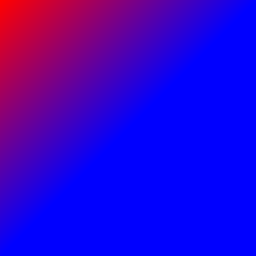

Here is the Python script that generated this plot:
import sys
from PIL import Image, ImageDraw

# Setup
img_width = 256
img_height = 256
img = Image.new("RGB", (img_width, img_height))
img1 = ImageDraw.Draw(img)

# Draw
for x in range(img_width):
    for y in range(img_height):
        img1.point((x, y), fill = (256 - (x+y), 0, x+y))

# Saves the picture
img_path = sys.argv[0].split('.')[0]+'.png'
img.save(img_path)
print(f'Saved {img_path}')
img.show()
